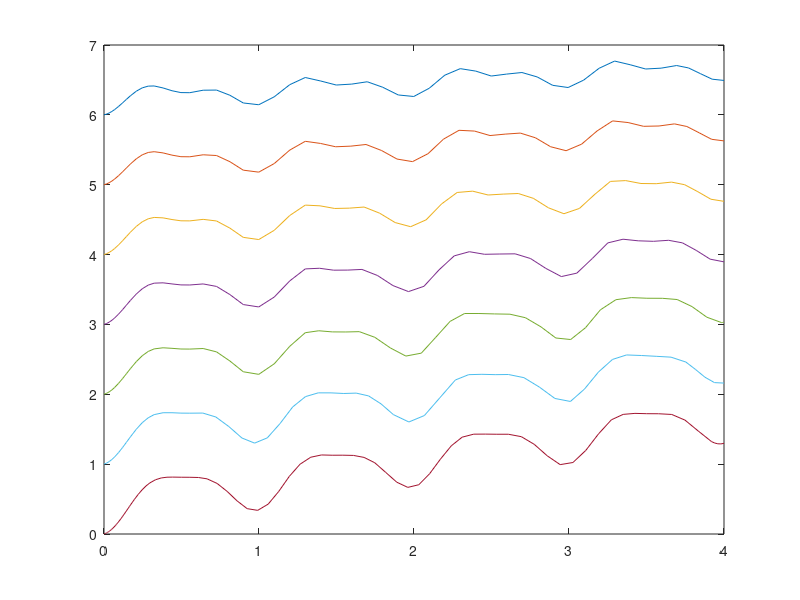

The MATLAB source for this figure:
function c_cm_lake_pt2
 global F V cin             % set global variables
 
 N = 100; 
 cin = 3;
 V = 28;
 F = 4*12;
%  F = 0.4;
%  c0 = 10;
 tend = 4;
 
 t = linspace(0, 1, N);
 
 for i = 6:-1:0
    c0 = i; 
    [tsol, ysol] = ode45( @derhs, [0, tend], c0 );
    plot(tsol, ysol); hold on;
 end

end

function ydot = derhs(t, c)
    global F V cin             % set global variables
%  ydot = -F/V * (1 + 3*cos(2*pi*t)) * c;
    F = (1 + 6*sin(2*pi*t));
    cin = (10 + 10*cos(2*pi*t));
    ydot = F/V * (cin - c);
end
